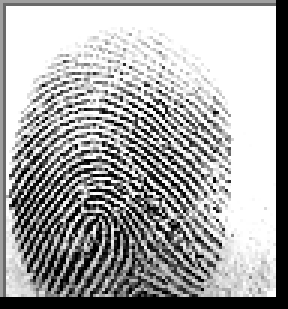
#> input picture SOCOFing/Real/125__M_Left_little_finger.BMP, 96 x 103 px (shown 3 times larger); its folder holds only this picture in this run
$ python enroll_all.py
#> lines starting #> are read from the running program, lines starting #| are printed output that depends on the picture; after the words box and inside, x2 and y2 are one past the last pixel; in counts of white or black regions, pixels touching at a corner belong together
### telemetry_db.py
import sqlite3
import time
import hashlib
import requests
import platform
import subprocess

class TelemetryDB:
    def __init__(self, db_name="tg_pfpke.db"):
        self.conn = sqlite3.connect(db_name)
        self.cursor = self.conn.cursor()
        self._init_db()

    def _init_db(self):
        for table in ["enrollments", "login_attempts"]:
            self.cursor.execute(f'''
                CREATE TABLE IF NOT EXISTS {table} (
                    id INTEGER PRIMARY KEY AUTOINCREMENT,
                    public_key TEXT, latitude REAL, longitude REAL,
                    ip_address TEXT, device_hash TEXT, timestamp INTEGER
                )
            ''')
        self.conn.commit()

    # [13 lines left out: function _get_hardware_uuid, not called in this run]

    def capture_telemetry(self):
        try:
            resp = requests.get('http://ip-api.com/json/', timeout=3).json()
            public_ip = resp.get('query', '127.0.0.1')
            lat, lon = resp.get('lat', 0.0), resp.get('lon', 0.0)
        except requests.RequestException:
            public_ip, lat, lon = "127.0.0.1", 0.0, 0.0

        hardware_uuid = self._get_hardware_uuid()

        return {
            "geo": (lat, lon), "ip": public_ip,
            "device_hash": hashlib.sha256(hardware_uuid.encode()).hexdigest(),
            "time": int(time.time())
        }

    # [14 lines left out: functions log_attempt, get_login_history, not called in this run]

### biometric_scanner.py
import numpy as np
import cv2

class BiometricScanner:
    def __init__(self):
        pass

    def simulate_scan(self, base_fingerprint, noise_variance=0.05, blur_kernel_size=3):
        ksize = int(blur_kernel_size) if int(blur_kernel_size) % 2 != 0 else int(blur_kernel_size) + 1
        blurred_scan = cv2.GaussianBlur(base_fingerprint, (ksize, ksize), 0) if ksize > 1 else base_fingerprint.copy()
        noise = np.random.normal(0, 255 * noise_variance, blurred_scan.shape)
        return np.clip(blurred_scan.astype(np.float32) + noise, 0, 255).astype(np.uint8)

    def rotate_upright(self, image):
        moments = cv2.moments(image)
        if moments['mu20'] != moments['mu02']:
            angle = 0.5 * np.arctan(2 * moments['mu11'] / (moments['mu20'] - moments['mu02']))
            angle_degrees = np.degrees(angle)
        else:
            angle_degrees = 0
        center = (image.shape[1] // 2, image.shape[0] // 2)
        rotation_matrix = cv2.getRotationMatrix2D(center, angle_degrees, 1.0)
        return cv2.warpAffine(image, rotation_matrix, (image.shape[1], image.shape[0]))

    def extract_fuzzy_picture(self, images):
        raw_vector = np.mean(images, axis=0)

        x_min, x_max = np.min(raw_vector), np.max(raw_vector)
        b = np.mean(raw_vector)
        a = (b + x_min) / 2.0
        c = (b + x_max) / 2.0

        mu_A = np.zeros_like(raw_vector)
        eta_A = np.zeros_like(raw_vector)
        nu_A = np.zeros_like(raw_vector)

        # L-R and Triangular Formulas
        mask_mu = (raw_vector > b) & (raw_vector <= c)
        mu_A[mask_mu] = (raw_vector[mask_mu] - b) / (c - b)

        mask_nu = (raw_vector >= a) & (raw_vector < b)
        nu_A[mask_nu] = (b - raw_vector[mask_nu]) / (b - a)

        mask_eta1 = (raw_vector >= b) & (raw_vector < c)
        mask_eta2 = (raw_vector >= a) & (raw_vector < b)
        eta_A[mask_eta1] = (c - raw_vector[mask_eta1]) / (c - b)
        eta_A[mask_eta2] = (raw_vector[mask_eta2] - a) / (b - a)

        normalization = mu_A + eta_A + nu_A + 1e-6
        scale_factor = np.where(normalization >= 1.0, 0.99 / normalization, 1.0)

        return {
            "mu": mu_A * scale_factor,
            "eta": eta_A * scale_factor,
            "nu": nu_A * scale_factor,
            "raw": raw_vector
        }

### pfpke_crypto.py
import hashlib
import numpy as np
import base64
from cryptography.hazmat.primitives.asymmetric import ed25519
from cryptography.fernet import Fernet

class PFPKECrypto:
    def __init__(self):
        self.public_parameter = "TG-PFPKE-256-CURVE-PARAM"

    def key_gen(self, fuzzy_picture_data):
        x = fuzzy_picture_data['raw']
        np.random.seed(int(np.sum(x)))
        sk = np.random.randn(*x.shape)

        c_sketch = x - sk
        c = {"sketch": c_sketch, "enrolled_x": x}
        pk = hashlib.sha256(sk.tobytes() + self.public_parameter.encode()).hexdigest()

        return {"pk": pk, "c": c}, sk

    def _derive_symmetric_key(self, raw_matrix):
        key_material = hashlib.sha256(raw_matrix.tobytes()).digest()
        return base64.urlsafe_b64encode(key_material)

    # [40 lines left out: functions encrypt, decrypt, not called in this run]

### enroll_all.py
import numpy as np
import cv2
import os
import time
import glob
from biometric_scanner import BiometricScanner
from telemetry_db import TelemetryDB
from pfpke_crypto import PFPKECrypto

def enroll_all():
    print("--- Bulk Enrollment Initialization ---")
    scanner = BiometricScanner()
    db = TelemetryDB()
    crypto = PFPKECrypto()

    real_fingerprints_dir = "SOCOFing/Real"

    if not os.path.exists(real_fingerprints_dir):
        print(f"Error: Directory '{real_fingerprints_dir}' not found.")
        return

    # Find all BMP files in the Real fingerprints directory and limit to 20
    fingerprint_files = glob.glob(os.path.join(real_fingerprints_dir, "*.BMP"))[:20]
    total_files = len(fingerprint_files)

    print(f"Found {total_files} fingerprints to enroll.")

    for i, file_path in enumerate(fingerprint_files, 1):
        filename = os.path.basename(file_path)
        print(f"\n[{i}/{total_files}] Enrolling {filename}...")

        # 1. Load Image
        base_fp = cv2.imread(file_path, cv2.IMREAD_GRAYSCALE)
#> base_fp is the input picture: shape (103, 96); min 0, max 255, mean 167.2
        if base_fp is None:
            print(f"Warning: Could not read image {filename}. Skipping.")
            continue

        # 2. Enrollment Phase
        scans = [scanner.rotate_upright(scanner.simulate_scan(base_fp, 0.04, 3)) for _ in range(10)]
#> in rotate_upright, `moments = cv2.moments(image)`: moments = moments, m00 1638748, centre m10/m00, m01/m00 = (48.85, 43.44)
#> in rotate_upright, `angle = 0.5 * np.arctan(2 * moments['mu11'] / (moments['mu20'] - momen..`: angle = -0.663
#> in rotate_upright, `angle_degrees = np.degrees(angle)`: angle_degrees = -37.99
#> in rotate_upright, `rotation_matrix = cv2.getRotationMatrix2D(center, angle_degrees, 1.0)`: rotation_matrix = [[0.788, -0.616, 41.56], [0.616, 0.788, -18.74]]
#> in rotate_upright (call 9), `moments = cv2.moments(image)`: moments = moments, m00 1641866, centre m10/m00, m01/m00 = (48.86, 43.49)
#> in rotate_upright (call 9), `angle = 0.5 * np.arctan(2 * moments['mu11'] / (moments['mu20'] - momen..`: angle = -0.657
#> in rotate_upright (call 9), `angle_degrees = np.degrees(angle)`: angle_degrees = -37.65
#> in rotate_upright (call 9), `rotation_matrix = cv2.getRotationMatrix2D(center, angle_degrees, 1.0)`: rotation_matrix = [[0.792, -0.611, 41.15], [0.611, 0.792, -18.7]]
#> in rotate_upright (call 9), `return cv2.warpAffine(image, rotation_matrix, (image.shape[1], image.s..`:
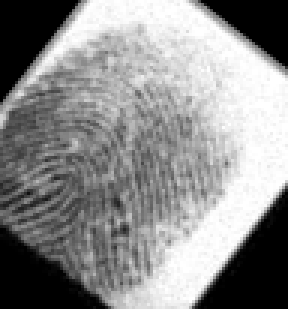
#> returned value: shape (103, 96) (shown 3 times larger); min 0, max 255, mean 140
#> in simulate_scan (call 10), `return np.clip(blurred_scan.astype(np.float32) + noise, 0, 255).astype..`:
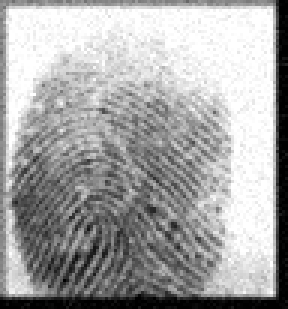
#> returned value: shape (103, 96) (shown 3 times larger); min 0, max 255, mean 166.1
#> scans = 10 items
        fuzzy_data = scanner.extract_fuzzy_picture(scans)
#> in extract_fuzzy_picture, `x_min, x_max = np.min(raw_vector), np.max(raw_vector)`: x_min = 0; x_max = 254.2
#> in extract_fuzzy_picture, `b = np.mean(raw_vector)`: b = 139.9
#> in extract_fuzzy_picture, `a = (b + x_min) / 2.0`: a = 69.94
#> in extract_fuzzy_picture, `c = (b + x_max) / 2.0`: c = 197
#> in extract_fuzzy_picture, `mask_mu = (raw_vector > b) & (raw_vector <= c)`:
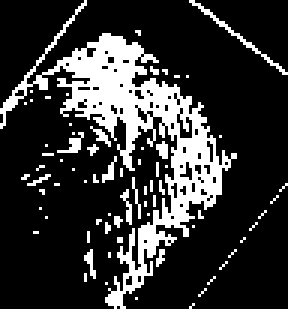
#> mask_mu: shape (103, 96) bool (shown 3 times larger); 20.2% white; 71 white regions (67 under 20 px), largest, box (x1, y1, x2, y2) and area: (0, 0, 79, 103) 1631, (63, 0, 96, 25) 59, (19, 44, 28, 51) 25, (40, 63, 44, 75) 20
#> in extract_fuzzy_picture, `mask_nu = (raw_vector >= a) & (raw_vector < b)`: mask_nu: shape (103, 96) bool; 25.4% white; 48 white regions (44 under 20 px), largest, box (x1, y1, x2, y2) and area: (0, 22, 59, 103) 2299, (0, 0, 28, 36) 37, (59, 38, 64, 46) 22, (75, 7, 96, 24) 21
#> in extract_fuzzy_picture, `nu_A[mask_nu] = (b - raw_vector[mask_nu]) / (b - a)`:
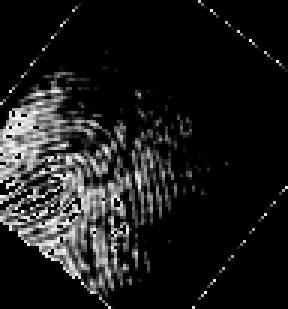
#> nu_A: shape (103, 96) float64 (shown 3 times larger); min 0, max 0.999, mean 0.111
#> in extract_fuzzy_picture, `eta_A[mask_eta2] = (raw_vector[mask_eta2] - a) / (b - a)`:
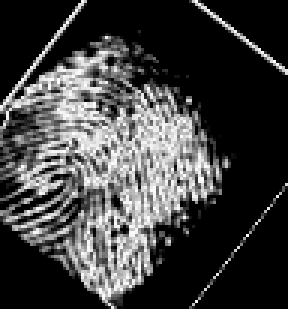
#> eta_A: shape (103, 96) float64 (shown 3 times larger); min 0, max 1, mean 0.251
#> in extract_fuzzy_picture, `normalization = mu_A + eta_A + nu_A + 1e-6`:
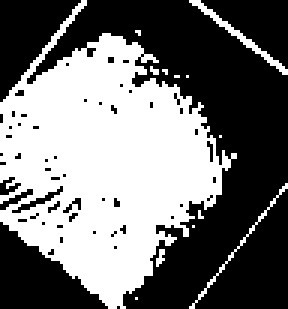
#> normalization: shape (103, 96) float64 (shown 3 times larger); values 1e-06 (black) and 1 (white), 45.6% white; 13 white regions (10 under 20 px), largest, box (x1, y1, x2, y2) and area: (0, 0, 79, 103) 4333, (63, 0, 96, 25) 88, (63, 61, 96, 103) 56
#> fuzzy_data = 4 items

        # Generate keys
        pk_f, secret_key = crypto.key_gen(fuzzy_data)
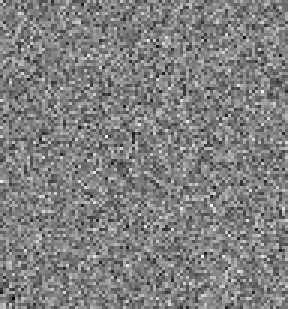
#> secret_key: shape (103, 96) float64 (shown 3 times larger); min -3.86, max 3.84, mean 0.0133; drawn with min black and max white
#> pk_f = 2 items
        public_key_string = pk_f['pk']

        print(f"Public Key Generated: {public_key_string[:16]}...")
#> (printed output is left out)

        # Log enrollment
        enrollment_telemetry = db.capture_telemetry()
        db.log_attempt(public_key_string, enrollment_telemetry, attempt_type="enrollment")

    print("\n--- Bulk Enrollment Complete ---")

if __name__ == "__main__":
    enroll_all()
#> (the call stopped at in capture_telemetry, `resp = requests.get('http://ip-api.com/json/', timeout=3).json()`: the network is not available in this run)

$ run again, on SOCOFing/Real/150__M_Left_index_finger.BMP
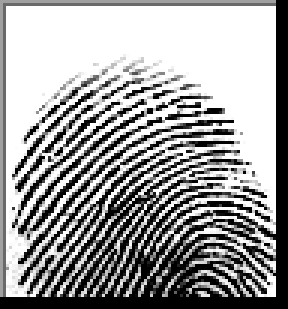
#> input picture SOCOFing/Real/150__M_Left_index_finger.BMP, 96 x 103 px (shown 3 times larger)
#> in enroll_all, base_fp is the input picture: shape (103, 96); min 0, max 255, mean 158.4
#> moments = moments, m00 1550215, centre m10/m00, m01/m00 = (45.99, 40.97)
#> angle = -0.427
#> angle_degrees = -24.44
#> rotation_matrix = [[0.91, -0.414, 25.4], [0.414, 0.91, -15.29]]
#> scans = 10 items
#> x_min = 0; x_max = 254.2
#> b = 136.6
#> a = 68.29
#> c = 195.4
#> in extract_fuzzy_picture, `mask_mu = (raw_vector > b) & (raw_vector <= c)`:
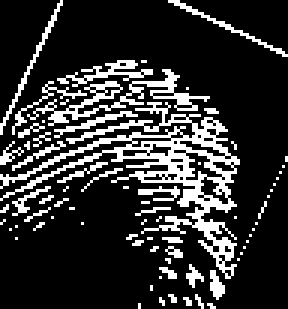
#> mask_mu: shape (103, 96) bool (shown 3 times larger); 19.3% white in thin lines or dots
#> mask_nu: shape (103, 96) bool; 27.3% white in thin lines or dots
#> normalization: shape (103, 96) float64; values 1e-06 (black) and 1 (white), 46.7% white; 8 white regions (5 under 20 px), largest, box (x1, y1, x2, y2) and area: (0, 20, 96, 103) 4395, (0, 0, 21, 45) 100, (56, 0, 96, 19) 91
#> fuzzy_data = 4 items
#> in enroll_all, `pk_f, secret_key = crypto.key_gen(fuzzy_data)`:
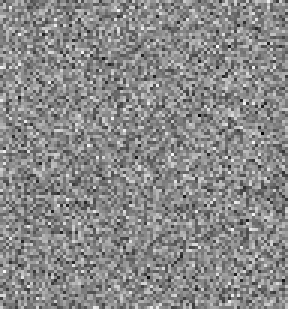
#> secret_key: shape (103, 96) float64 (shown 3 times larger); min -3.83, max 3.26, mean -0.0079; drawn with min black and max white
#> pk_f = 2 items
#> (printed output is left out)

$ run again, on SOCOFing/Real/156__F_Left_index_finger.BMP
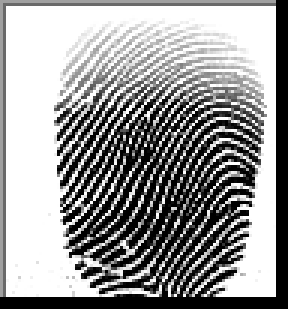
#> input picture SOCOFing/Real/156__F_Left_index_finger.BMP, 96 x 103 px (shown 3 times larger)
#> in enroll_all, base_fp is the input picture: shape (103, 96); min 0, max 255, mean 152.2
#> moments = moments, m00 1488554, centre m10/m00, m01/m00 = (42.81, 44.47)
#> angle = 0.504
#> angle_degrees = 28.87
#> rotation_matrix = [[0.876, 0.483, -18.66], [-0.483, 0.876, 29.52]]
#> scans = 10 items
#> x_min = 0; x_max = 254
#> b = 125.1
#> a = 62.56
#> c = 189.6
#> in extract_fuzzy_picture, `mask_mu = (raw_vector > b) & (raw_vector <= c)`:
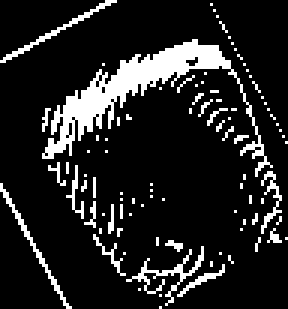
#> mask_mu: shape (103, 96) bool (shown 3 times larger); 13.6% white; 93 white regions (85 under 20 px), largest, box (x1, y1, x2, y2) and area: (14, 13, 91, 59) 717, (42, 82, 68, 102) 92, (0, 61, 24, 103) 75
#> mask_nu: shape (103, 96) bool; 25.7% white in thin lines or dots
#> normalization: shape (103, 96) float64; values 1e-06 (black) and 1 (white), 39.3% white; 10 white regions (5 under 20 px), largest, box (x1, y1, x2, y2) and area: (14, 13, 96, 103) 3570, (0, 61, 24, 103) 97, (0, 0, 39, 21) 90, (47, 51, 52, 83) 56, (70, 0, 96, 48) 55
#> fuzzy_data = 4 items
#> in enroll_all, `pk_f, secret_key = crypto.key_gen(fuzzy_data)`:
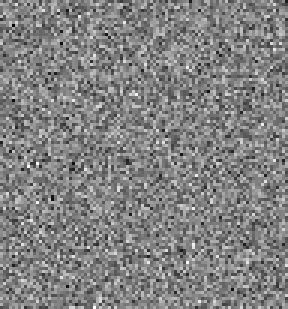
#> secret_key: shape (103, 96) float64 (shown 3 times larger); min -3.74, max 3.56, mean -0.00663; drawn with min black and max white
#> pk_f = 2 items
#> (printed output is left out)

$ run again, on SOCOFing/Real/159__M_Left_index_finger.BMP
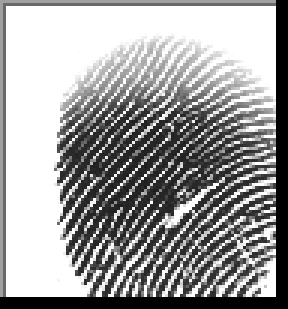
#> input picture SOCOFing/Real/159__M_Left_index_finger.BMP, 96 x 103 px (shown 3 times larger)
#> in enroll_all, base_fp is the input picture: shape (103, 96); min 0, max 255, mean 157.9
#> moments = moments, m00 1545011, centre m10/m00, m01/m00 = (42.46, 44.42)
#> angle = 0.454
#> angle_degrees = 25.99
#> rotation_matrix = [[0.899, 0.438, -17.49], [-0.438, 0.899, 26.19]]
#> scans = 10 items
#> x_min = 0; x_max = 254
#> b = 134
#> a = 66.99
#> c = 194
#> mask_mu: shape (103, 96) bool; 15.6% white in thin lines or dots
#> mask_nu: shape (103, 96) bool; 30.3% white; 45 white regions (44 under 20 px), largest, box (x1, y1, x2, y2) and area: (19, 25, 96, 103) 2905
#> normalization: shape (103, 96) float64; values 1e-06 (black) and 1 (white), 46% white; 8 white regions (5 under 20 px), largest, box (x1, y1, x2, y2) and area: (17, 0, 96, 103) 4344, (0, 59, 22, 103) 100, (0, 0, 40, 20) 91
#> fuzzy_data = 4 items
#> in enroll_all, `pk_f, secret_key = crypto.key_gen(fuzzy_data)`:
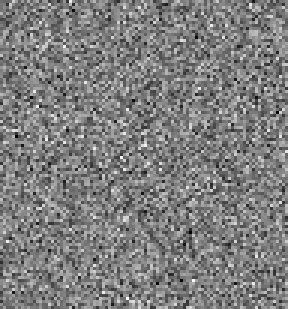
#> secret_key: shape (103, 96) float64 (shown 3 times larger); min -3.47, max 3.51, mean 0.0109; drawn with min black and max white
#> pk_f = 2 items
#> (printed output is left out)
